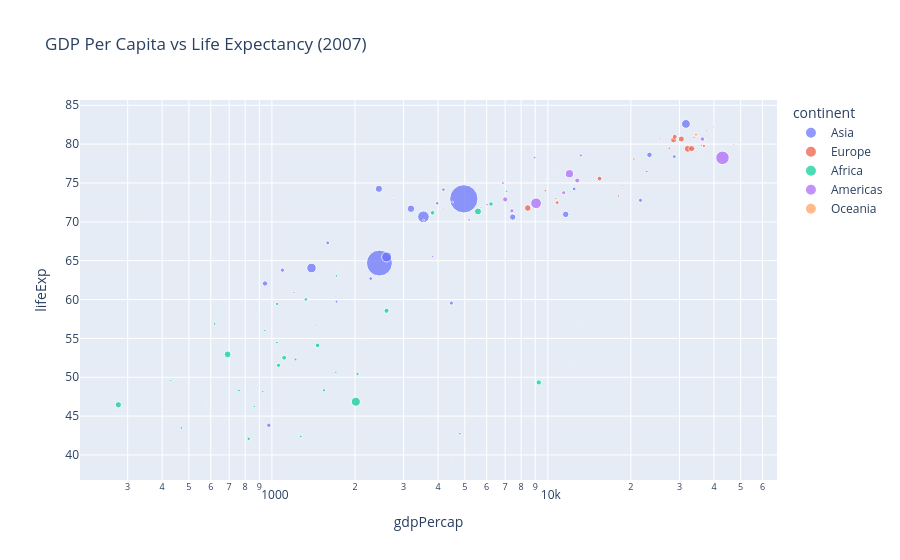

Write notebook code for a chart like this one.
### Code cell
df_2007 = df[df['year'] == 2007]
fig = px.scatter(df_2007, x='gdpPercap', y='lifeExp', color='continent',
                 size='pop', hover_name='country', log_x=True,
                 title='GDP Per Capita vs Life Expectancy (2007)')
fig.show()

### Figure 1 — Plotly figure (JSON) as saved in the notebook; plotly's stock layout.template omitted (floating-point values rounded to 4 significant figures)
{"data": [{"hovertemplate": "<b>%{hovertext}</b><br><br>continent=Asia<br>gdpPercap=%{x}<br>lifeExp=%{y}<br>pop=%{marker.size}<extra></extra>", "hovertext": ["Afghanistan", "Bahrain", "Bangladesh", "Cambodia", "China", "Hong Kong, China", "India", "Indonesia", "Iran", "Iraq", "Israel", "Japan", "Jordan", "Korea, Dem. Rep.", "Korea, Rep.", "Kuwait", "Lebanon", "Malaysia", "Mongolia", "Myanmar", "Nepal", "Oman", "Pakistan", "Philippines", "Saudi Arabia", "Singapore", "Sri Lanka", "Syria", "Taiwan", "Thailand", "Vietnam", "West Bank and Gaza", "Yemen, Rep."], "legendgroup": "Asia", "marker": {"color": "#636efa", "size": [31889923, 708573, 150448339, 14131858, 1318683096, 6980412, 1110396331, 223547000, 69453570, 27499638, 6426679, 127467972, 6053193, 23301725, 49044790, 2505559, 3921278, 24821286, 2874127, 47761980, 28901790, 3204897, 169270617, 91077287, 27601038, 4553009, 20378239, 19314747, 23174294, 65068149, 85262356, 4018332, 22211743], "sizemode": "area", "sizeref": 3297000.0, "symbol": "circle"}, "mode": "markers", "name": "Asia", "orientation": "v", "showlegend": true, "type": "scatter", "x": [974.6, 29800.0, 1391.0, 1714.0, 4959.0, 39720.0, 2452.0, 3541.0, 11610.0, 4471.0, 25520.0, 31660.0, 4519.0, 1593.0, 23350.0, 47310.0, 10460.0, 12450.0, 3096.0, 944.0, 1091.0, 22320.0, 2606.0, 3190.0, 21650.0, 47140.0, 3970.0, 4185.0, 28720.0, 7458.0, 2442.0, 3025.0, 2281.0], "xaxis": "x", "y": [43.83, 75.64, 64.06, 59.72, 72.96, 82.21, 64.7, 70.65, 70.96, 59.55, 80.75, 82.6, 72.53, 67.3, 78.62, 77.59, 71.99, 74.24, 66.8, 62.07, 63.78, 75.64, 65.48, 71.69, 72.78, 79.97, 72.4, 74.14, 78.4, 70.62, 74.25, 73.42, 62.7], "yaxis": "y"}, {"hovertemplate": "<b>%{hovertext}</b><br><br>continent=Europe<br>gdpPercap=%{x}<br>lifeExp=%{y}<br>pop=%{marker.size}<extra></extra>", "hovertext": ["Albania", "Austria", "Belgium", "Bosnia and Herzegovina", "Bulgaria", "Croatia", "Czech Republic", "Denmark", "Finland", "France", "Germany", "Greece", "Hungary", "Iceland", "Ireland", "Italy", "Montenegro", "Netherlands", "Norway", "Poland", "Portugal", "Romania", "Serbia", "Slovak Republic", "Slovenia", "Spain", "Sweden", "Switzerland", "Turkey", "United Kingdom"], "legendgroup": "Europe", "marker": {"color": "#EF553B", "size": [3600523, 8199783, 10392226, 4552198, 7322858, 4493312, 10228744, 5468120, 5238460, 61083916, 82400996, 10706290, 9956108, 301931, 4109086, 58147733, 684736, 16570613, 4627926, 38518241, 10642836, 22276056, 10150265, 5447502, 2009245, 40448191, 9031088, 7554661, 71158647, 60776238], "sizemode": "area", "sizeref": 3297000.0, "symbol": "circle"}, "mode": "markers", "name": "Europe", "orientation": "v", "showlegend": true, "type": "scatter", "x": [5937.0, 36130.0, 33690.0, 7446.0, 10680.0, 14620.0, 22830.0, 35280.0, 33210.0, 30470.0, 32170.0, 27540.0, 18010.0, 36180.0, 40680.0, 28570.0, 9254.0, 36800.0, 49360.0, 15390.0, 20510.0, 10810.0, 9787.0, 18680.0, 25770.0, 28820.0, 33860.0, 37510.0, 8458.0, 33200.0], "xaxis": "x", "y": [76.42, 79.83, 79.44, 74.85, 73.0, 75.75, 76.49, 78.33, 79.31, 80.66, 79.41, 79.48, 73.34, 81.76, 78.89, 80.55, 74.54, 79.76, 80.2, 75.56, 78.1, 72.48, 74.0, 74.66, 77.93, 80.94, 80.88, 81.7, 71.78, 79.42], "yaxis": "y"}, {"hovertemplate": "<b>%{hovertext}</b><br><br>continent=Africa<br>gdpPercap=%{x}<br>lifeExp=%{y}<br>pop=%{marker.size}<extra></extra>", "hovertext": ["Algeria", "Angola", "Benin", "Botswana", "Burkina Faso", "Burundi", "Cameroon", "Central African Republic", "Chad", "Comoros", "Congo, Dem. Rep.", "Congo, Rep.", "Cote d'Ivoire", "Djibouti", "Egypt", "Equatorial Guinea", "Eritrea", "Ethiopia", "Gabon", "Gambia", "Ghana", "Guinea", "Guinea-Bissau", "Kenya", "Lesotho", "Liberia", "Libya", "Madagascar", "Malawi", "Mali", "Mauritania", "Mauritius", "Morocco", "Mozambique", "Namibia", "Niger", "Nigeria", "Reunion", "Rwanda", "Sao Tome and Principe", "Senegal", "Sierra Leone", "Somalia", "South Africa", "Sudan", "Swaziland", "Tanzania", "Togo", "Tunisia", "Uganda", "Zambia", "Zimbabwe"], "legendgroup": "Africa", "marker": {"color": "#00cc96", "size": [33333216, 12420476, 8078314, 1639131, 14326203, 8390505, 17696293, 4369038, 10238807, 710960, 64606759, 3800610, 18013409, 496374, 80264543, 551201, 4906585, 76511887, 1454867, 1688359, 22873338, 9947814, 1472041, 35610177, 2012649, 3193942, 6036914, 19167654, 13327079, 12031795, 3270065, 1250882, 33757175, 19951656, 2055080, 12894865, 135031164, 798094, 8860588, 199579, 12267493, 6144562, 9118773, 43997828, 42292929, 1133066, 38139640, 5701579, 10276158, 29170398, 11746035, 12311143], "sizemode": "area", "sizeref": 3297000.0, "symbol": "circle"}, "mode": "markers", "name": "Africa", "orientation": "v", "showlegend": true, "type": "scatter", "x": [6223.0, 4797.0, 1441.0, 12570.0, 1217.0, 430.1, 2042.0, 706.0, 1704.0, 986.1, 277.6, 3633.0, 1545.0, 2082.0, 5581.0, 12150.0, 641.4, 690.8, 13210.0, 752.7, 1328.0, 942.7, 579.2, 1463.0, 1569.0, 414.5, 12060.0, 1045.0, 759.3, 1043.0, 1803.0, 10960.0, 3820.0, 823.7, 4811.0, 619.7, 2014.0, 7670.0, 863.1, 1598.0, 1712.0, 862.5, 926.1, 9270.0, 2602.0, 4513.0, 1107.0, 883.0, 7093.0, 1056.0, 1271.0, 469.7], "xaxis": "x", "y": [72.3, 42.73, 56.73, 50.73, 52.3, 49.58, 50.43, 44.74, 50.65, 65.15, 46.46, 55.32, 48.33, 54.79, 71.34, 51.58, 58.04, 52.95, 56.73, 59.45, 60.02, 56.01, 46.39, 54.11, 42.59, 45.68, 73.95, 59.44, 48.3, 54.47, 64.16, 72.8, 71.16, 42.08, 52.91, 56.87, 46.86, 76.44, 46.24, 65.53, 63.06, 42.57, 48.16, 49.34, 58.56, 39.61, 52.52, 58.42, 73.92, 51.54, 42.38, 43.49], "yaxis": "y"}, {"hovertemplate": "<b>%{hovertext}</b><br><br>continent=Americas<br>gdpPercap=%{x}<br>lifeExp=%{y}<br>pop=%{marker.size}<extra></extra>", "hovertext": ["Argentina", "Bolivia", "Brazil", "Canada", "Chile", "Colombia", "Costa Rica", "Cuba", "Dominican Republic", "Ecuador", "El Salvador", "Guatemala", "Haiti", "Honduras", "Jamaica", "Mexico", "Nicaragua", "Panama", "Paraguay", "Peru", "Puerto Rico", "Trinidad and Tobago", "United States", "Uruguay", "Venezuela"], "legendgroup": "Americas", "marker": {"color": "#ab63fa", "size": [40301927, 9119152, 190010647, 33390141, 16284741, 44227550, 4133884, 11416987, 9319622, 13755680, 6939688, 12572928, 8502814, 7483763, 2780132, 108700891, 5675356, 3242173, 6667147, 28674757, 3942491, 1056608, 301139947, 3447496, 26084662], "sizemode": "area", "sizeref": 3297000.0, "symbol": "circle"}, "mode": "markers", "name": "Americas", "orientation": "v", "showlegend": true, "type": "scatter", "x": [12780.0, 3822.0, 9066.0, 36320.0, 13170.0, 7007.0, 9645.0, 8948.0, 6025.0, 6873.0, 5728.0, 5186.0, 1202.0, 3548.0, 7321.0, 11980.0, 2749.0, 9809.0, 4173.0, 7409.0, 19330.0, 18010.0, 42950.0, 10610.0, 11420.0], "xaxis": "x", "y": [75.32, 65.55, 72.39, 80.65, 78.55, 72.89, 78.78, 78.27, 72.23, 74.99, 71.88, 70.26, 60.92, 70.2, 72.57, 76.19, 72.9, 75.54, 71.75, 71.42, 78.75, 69.82, 78.24, 76.38, 73.75], "yaxis": "y"}, {"hovertemplate": "<b>%{hovertext}</b><br><br>continent=Oceania<br>gdpPercap=%{x}<br>lifeExp=%{y}<br>pop=%{marker.size}<extra></extra>", "hovertext": ["Australia", "New Zealand"], "legendgroup": "Oceania", "marker": {"color": "#FFA15A", "size": [20434176, 4115771], "sizemode": "area", "sizeref": 3297000.0, "symbol": "circle"}, "mode": "markers", "name": "Oceania", "orientation": "v", "showlegend": true, "type": "scatter", "x": [34440.0, 25190.0], "xaxis": "x", "y": [81.23, 80.2], "yaxis": "y"}], "layout": {"legend": {"itemsizing": "constant", "title": {"text": "continent"}, "tracegroupgap": 0}, "title": {"text": "GDP Per Capita vs Life Expectancy (2007)"}, "xaxis": {"anchor": "y", "domain": [0, 1], "title": {"text": "gdpPercap"}, "type": "log"}, "yaxis": {"anchor": "x", "domain": [0, 1], "title": {"text": "lifeExp"}}}}
